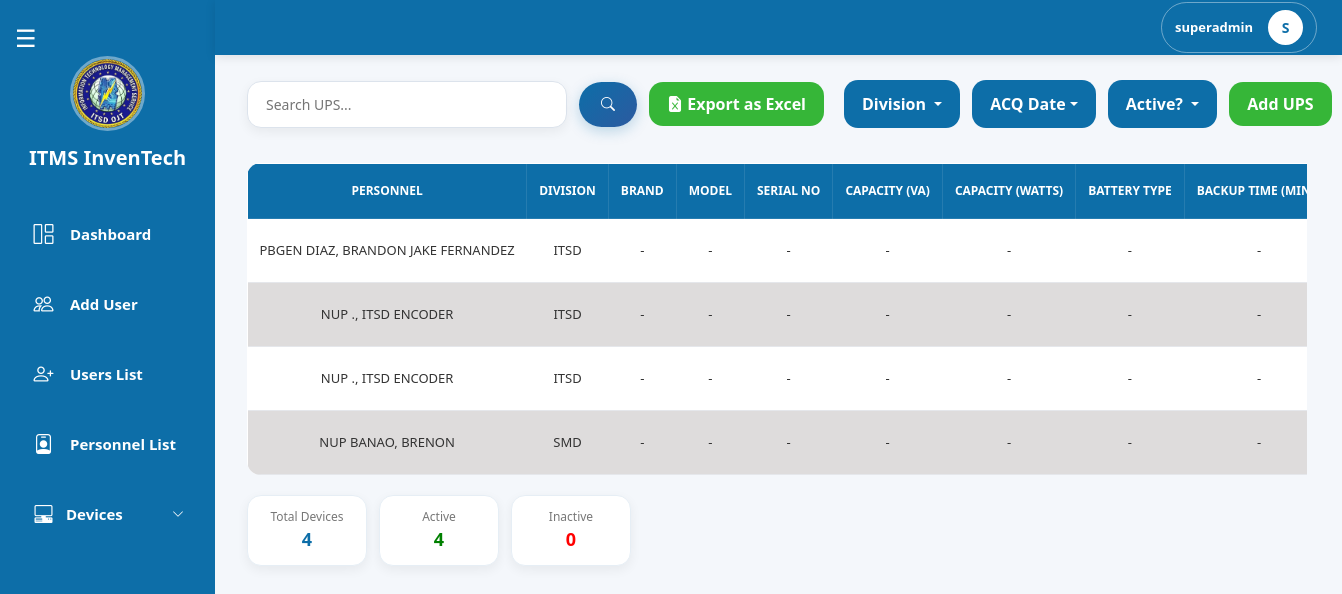
The page /pages/superadmin/device_ups.php (signed in) on the database its author committed.
### tables this page shows
CREATE TABLE `ups` (
  `id` int(11) NOT NULL,
  `personnel_id` int(11) NOT NULL,
  `division_id` int(11) NOT NULL,
  `brand` varchar(255) DEFAULT NULL,
  `model` varchar(255) DEFAULT NULL,
  `serial_no` varchar(255) DEFAULT NULL,
  `capacity_va` int(11) DEFAULT NULL,
  `capacity_watts` int(11) DEFAULT NULL,
  `battery_type` varchar(255) DEFAULT NULL,
  `backup_time` int(11) DEFAULT NULL,
  `input_voltage` int(11) DEFAULT NULL,
  `output_voltage` int(11) DEFAULT NULL,
  `acquisition_details` text DEFAULT NULL,
  `acquisition_date` date DEFAULT NULL,
  `previous_owners_id` longtext DEFAULT NULL CHECK (json_valid(`previous_owners_id`)),
  `is_active` tinyint(1) NOT NULL DEFAULT 1,
  `created_date` date NOT NULL DEFAULT current_timestamp(),
  `last_update_at` date DEFAULT NULL
);

CREATE TABLE `divisions` (
  `id` int(11) NOT NULL,
  `division` varchar(100) NOT NULL
);

### pages/superadmin/device_ups.php (the view, shortened to what this page needs)
<?php
include("../../config/db.php");
$limit  = 10;
$page   = max(1, (int)($_GET['page'] ?? 1));
$offset = ($page - 1) * $limit;
$search = trim($_GET['search'] ?? '');
$division_filter_raw = $_GET['division'] ?? [];
$division_filter     = is_array($division_filter_raw)
    ? array_filter(array_map('trim', $division_filter_raw)) : [];
$active_filter = isset($_GET['is_active']) ? trim($_GET['is_active']) : '';
$acq_filter    = trim($_GET['filter_acq'] ?? '');
$where  = [];
$params = [];
$types  = '';
$whereSQL = !empty($where) ? "WHERE " . implode(" AND ", $where) : "";
$baseJoin = "
    FROM ups u
    LEFT JOIN personnels per ON u.personnel_id = per.id
    LEFT JOIN ranks rk       ON per.rank_id = rk.id
    LEFT JOIN divisions d    ON u.division_id = d.id
";
$stmtTotal = $conn->prepare("SELECT COUNT(*) AS total $baseJoin $whereSQL");
$stmtTotal->execute();
$totalDevices = $stmtTotal->get_result()->fetch_assoc()['total'] ?? 0;
$activeWhere   = $where;
$activeWhere[] = "u.is_active = 1";
$activeSQL     = "WHERE " . implode(" AND ", $activeWhere);
$inactiveWhere   = $where;
$inactiveWhere[] = "u.is_active = 0";
$inactiveSQL     = "WHERE " . implode(" AND ", $inactiveWhere);
$sa = $conn->prepare("SELECT COUNT(*) AS total $baseJoin $activeSQL");
$sa->execute();
$activeDevices = $sa->get_result()->fetch_assoc()['total'] ?? 0;
$si = $conn->prepare("SELECT COUNT(*) AS total $baseJoin $inactiveSQL");
$si->execute();
$inactiveDevices = $si->get_result()->fetch_assoc()['total'] ?? 0;
$stmt = $conn->prepare("
    SELECT u.*,
        CONCAT(COALESCE(rk.rank, ''), ' ', per.last_name, ', ', per.first_name, ' ', per.middle_name) AS fullname,
        d.division AS division_name
    $baseJoin
    $whereSQL
    ORDER BY u.brand ASC
    LIMIT ?, ?
");
$fp = $params;
$ft = $types . 'ii';
$fp[] = $offset;
$fp[] = $limit;
$stmt->bind_param($ft, ...$fp);
$stmt->execute();
$result = $stmt->get_result();
$exportParams = http_build_query([
    'search'     => $search,
    'division'   => $division_filter,
    'is_active'  => $active_filter,
    'filter_acq' => $acq_filter,
]);
?>
<!DOCTYPE html>
<html lang="en">
<head>
    <link href="https://cdn.jsdelivr.net/npm/bootstrap@5.3.3/dist/css/bootstrap.min.css" rel="stylesheet">
    <link rel="stylesheet" href="https://cdn.jsdelivr.net/npm/bootstrap-icons@1.11.3/font/bootstrap-icons.min.css">
    <link rel="stylesheet" href="../superadmin/css/devices.css">
    <link rel="stylesheet" href="css/superadmin_navbar.css">
    <link rel="stylesheet" href="./css/superadmin_sidebar.css">
</head>
<body>
    <?php include 'superadmin_sidebar.php'; ?>
    <?php include 'superadmin_navbar.php'; ?>
    <div class="top-bar">
        <div class="search-container">
            <form method="GET" action="device_ups.php" class="search-form">
                <input type="text" name="search" class="search-input"
                    placeholder="Search UPS..." value="<?= htmlspecialchars($search) ?>">
                <button type="submit" class="search-btn"><i class="bi bi-search"></i></button>
                <a href="export_ups.php?<?= htmlspecialchars($exportParams) ?>"
                    class="btn add-laptop-btn"
                    onclick="setTimeout(()=>showToast('Export downloaded successfully!','success'),800)">
                    <i class="bi bi-file-earmark-excel-fill"></i> Export as Excel
                </a>
            </form>
        </div>
        <div class="right-side">
            <div class="filters">
                <form method="GET" action="device_ups.php" id="filterForm">
                    <div class="dropdown">
                        <?php $divLabel = empty($division_filter) ? 'Division' : (count($division_filter) === 1 ? $division_filter[0] : count($division_filter) . ' Divisions selected'); ?>
                        <button class="btn filter-btn dropdown-toggle" type="button"
                            data-bs-toggle="dropdown" data-bs-auto-close="outside">
                            <?= htmlspecialchars($divLabel) ?>
                        </button>
                    </div>
                </form>
            </div>
            <div class="dropdown">
                <?php
                $acqLabel = 'ACQ Date';
                ?>
                <button class="btn filter-btn dropdown-toggle" data-bs-toggle="dropdown"><?= htmlspecialchars($acqLabel) ?></button>
            </div>
            <div class="dropdown">
                <button class="btn filter-btn dropdown-toggle" data-bs-toggle="dropdown">
                    <?= $active_filter === '' ? 'Active?' : ($active_filter == 1 ? 'YES' : 'NO') ?>
                </button>
            </div>
            <button type="button" class="btn add-btn" data-bs-toggle="modal" data-bs-target="#addUpsModal">
                Add UPS
            </button>
        </div>
    </div>
    <div class="contenttable">
        <div class="table-container">
            <table class="users-table">
                <thead>
                    <tr>
                        <th>PERSONNEL</th>
                        <th>DIVISION</th>
                        <th>BRAND</th>
                        <th>MODEL</th>
                        <th>SERIAL NO</th>
                        <th>CAPACITY (VA)</th>
                        <th>CAPACITY (WATTS)</th>
                        <th>BATTERY TYPE</th>
                        <th>BACKUP TIME (mins)</th>
                    </tr>
                </thead>
                <tbody>
                    <?php if ($result->num_rows > 0): ?>
                        <?php while ($row = $result->fetch_assoc()): ?>
                            <tr class="clickable-row" data-active="<?= $row['is_active'] ? '1' : '0' ?>"
                                data-bs-toggle="modal" data-bs-target="#viewUpsModal<?= $row['id'] ?>">
                                <td><?= htmlspecialchars($row['fullname'] ?? '-') ?: '-' ?></td>
                                <td><?= htmlspecialchars($row['division_name'] ?? 'N/A') ?></td>
                                <td><?= htmlspecialchars($row['brand'] ?? '') ?: '-' ?></td>
                                <td><?= htmlspecialchars($row['model'] ?? '') ?: '-' ?></td>
                                <td><?= htmlspecialchars($row['serial_no'] ?? '') ?: '-' ?></td>
                                <td><?= htmlspecialchars($row['capacity_va'] ?? '') ?: '-' ?></td>
                                <td><?= htmlspecialchars($row['capacity_watts'] ?? '') ?: '-' ?></td>
                                <td><?= htmlspecialchars($row['battery_type'] ?? '') ?: '-' ?></td>
                                <td><?= htmlspecialchars($row['backup_time'] ?? '') ?: '-' ?></td>
                            </tr>
                        <?php endwhile; ?>
                    <?php else: ?>
                        <tr>
                            <td colspan="17" class="text-center">No UPS devices found.</td>
                        </tr>
                    <?php endif; ?>
                </tbody>
            </table>
        </div>
        <div class="table-footer">
            <div class="user-stats">
                <div class="stat-box total"><span class="label">Total Devices</span><span class="value"><?= $totalDevices ?></span></div>
                <div class="stat-box active"><span class="label">Active</span><span class="value"><?= $activeDevices ?></span></div>
                <div class="stat-box inactive"><span class="label">Inactive</span><span class="value"><?= $inactiveDevices ?></span></div>
            </div>
        </div>
    </div>
</body>
</html>

### pages/superadmin/css/devices.css (style rules this page uses)
:root { --sidebar-expanded: 247px; --sidebar-collapsed: 115px; --primary: #0d6ea8; --primary-dark: #0b5f91; --primary-darker: #095a8a; --primary-gradient: linear-gradient(135deg, #0d6ea8, #2c5aa0); --green: #0fa90fd3; --green-dark: #0c960cd3; --bg-page: #f4f7fb; --bg-white: #ffffff; --bg-modal-body: #f8fafc; --border-light: #dce3ec; --border-card: #eef2f6; --text-dark: #333; --text-label: #334155; --text-muted: #777; --row-even: #dedcdc; --row-hover: #dfe6e9; --shadow-sm: 0 4px 12px rgba(0, 0, 0, 0.06); --shadow-md: 0 4px 18px rgba(0, 0, 0, 0.08); --shadow-lg: 0 8px 20px rgba(0, 0, 0, 0.15); --shadow-primary: 0 4px 14px rgba(13, 110, 168, 0.25); --shadow-primary-hover: 0 6px 18px rgba(13, 110, 168, 0.35); --radius-sm: 10px; --radius-md: 14px; --radius-lg: 18px; --radius-xl: 20px; --radius-pill: 24px; }
body { background: var(--bg-page); overflow-x: hidden; }
.top-bar { margin-top: 80px; margin-left: var(--sidebar-expanded); margin-right: 35px; display: flex; justify-content: space-between; align-items: center; gap: 20px; flex-wrap: nowrap; transition: all 0.3s ease; }
.filters { display: flex; align-items: center; }
#filterForm { display: flex; align-items: center; gap: 12px; flex-wrap: nowrap; }
.filter-btn { background: var(--primary); color: white; border: none; padding: 12px 18px; border-radius: var(--radius-md); font-weight: 600; transition: all 0.3s ease; white-space: nowrap; }
.add-btn, .add-desktop-btn, .add-laptop-btn { background: var(--green); color: white; border: none; padding: 10px 18px; border-radius: var(--radius-md); font-weight: 600; transition: all 0.2s ease; white-space: nowrap; }
.right-side { display: flex; align-items: center; gap: 12px; flex-wrap: nowrap; }
.search-container { display: flex; align-items: center; }
.search-form { display: flex; align-items: center; gap: 12px; flex-wrap: nowrap; }
.search-input { width: 320px; padding: 12px 18px; border: 1px solid var(--border-light); border-radius: var(--radius-md); outline: none; font-size: 14px; font-weight: 500; background: var(--bg-white); box-shadow: var(--shadow-sm); transition: all 0.3s ease; }
.search-btn { border: none; padding: 12px 22px; border-radius: var(--radius-pill); background: var(--primary-gradient); color: white; font-size: 14px; font-weight: 600; cursor: pointer; transition: all 0.3s ease; box-shadow: var(--shadow-primary); white-space: nowrap; }
.contenttable { margin-left: var(--sidebar-expanded); margin-right: 35px; margin-top: 35px; border-radius: var(--radius-lg); transition: all 0.3s ease; overflow: visible; }
.table-container { overflow-x: auto; white-space: nowrap; }
.users-table { width: 100%; border-collapse: collapse; min-width: 1200px; background: white; border-radius: var(--radius-md); overflow: hidden; }
.users-table thead { background: var(--primary); }
.users-table thead th { color: white; padding: 18px 12px; border: 1px solid rgba(255, 255, 255, 0.1); font-size: 12px; font-weight: 700; text-align: center; white-space: nowrap; text-transform: uppercase; }
.users-table tbody td { padding: 16px 12px; font-size: 13px; text-align: center; border-bottom: 1px solid #e5e7eb; color: var(--text-dark); white-space: nowrap; }
.users-table tbody tr:nth-child(odd) { background-color: #ffffff; }
.users-table tbody tr:nth-child(even) { background-color: var(--row-even); }
.table-footer { margin-top: 20px; display: flex; justify-content: space-between; align-items: center; gap: 20px; flex-wrap: wrap; }
.user-stats { display: flex; gap: 12px; }
.stat-box { min-width: 120px; padding: 12px 16px; border-radius: var(--radius-md); background: var(--bg-white); border: 1px solid #e6eef5; box-shadow: var(--shadow-sm); text-align: center; }
.stat-box .label { display: block; font-size: 12px; color: var(--text-muted); }
.stat-box .value { font-size: 18px; font-weight: bold; color: var(--primary); }
.stat-box.active .value { color: green; }
.stat-box.inactive .value { color: red; }

### pages/superadmin/css/superadmin_sidebar.css (style rules this page uses)
.dropdown { width: 100%; font-size: 15px; font-weight: 600; }

### rows shown on the page
ups: fullname "PBGEN DIAZ, BRANDON JAKE FERNANDEZ", division.division "ITSD", brand "-", model "-", serial_no "-", capacity_va "-", capacity_watts "-", battery_type "-", backup_time "-"
ups: fullname "NUP ., ITSD ENCODER", division.division "ITSD", brand "-", model "-", serial_no "-", capacity_va "-", capacity_watts "-", battery_type "-", backup_time "-"
ups: fullname "NUP ., ITSD ENCODER", division.division "ITSD", brand "-", model "-", serial_no "-", capacity_va "-", capacity_watts "-", battery_type "-", backup_time "-"
ups: fullname "NUP BANAO, BRENON", division.division "SMD", brand "-", model "-", serial_no "-", capacity_va "-", capacity_watts "-", battery_type "-", backup_time "-"

### other values the page prints
$username "superadmin"
substr($username, 0, 1) "S"
$divLabel "Division"
$acqLabel "ACQ Date"
$totalDevices "4"
$activeDevices "4"
$inactiveDevices "0"
